Frame 1 (no input): blank canvas, image omitted
Frame 60 (the mouse pressed at the canvas centre just before this capture): blank canvas, image omitted
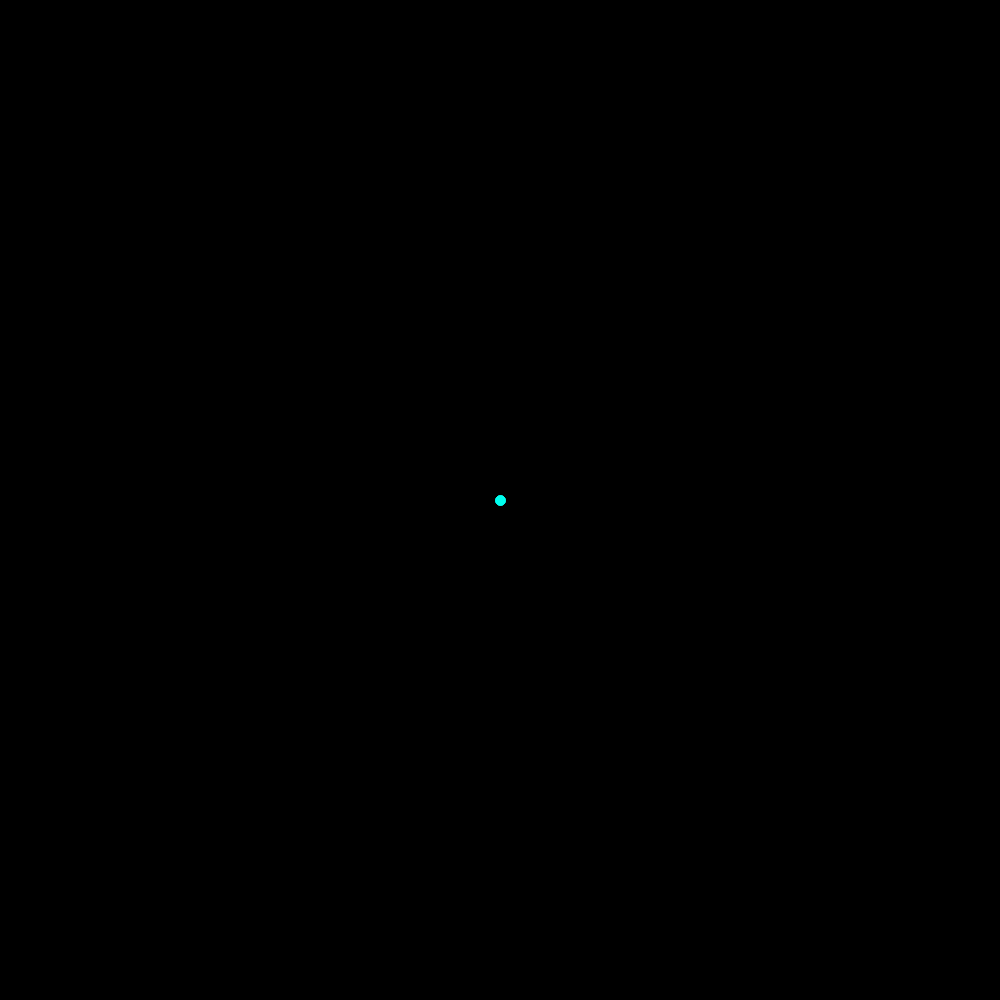
Frame 120 (the mouse held since frame 60 and released just before this capture)

The Processing sketch whose frames 1 and 60 were blank and that drew this single picture after the mouse press (run headless with seeded random() and noise(); from frame 60 on, the mouse is pressed at the canvas centre):

// Processing sketch: processing_160135
// ── processing_160135.pde

void setup(){
  size(1000, 1000);
  colorMode(HSB);
  background(0);
}

void draw(){
  noStroke();
  fill(0, 11);
  rect(0, 0, 1000, 1000);
  strokeWeight(10);
  stroke((250-pmouseX/4), mouseY/(500/255), sq(sq(pmouseX/(100/51)-sq(pmouseY/(100/51)))));
  line(pmouseX, pmouseY, mouseX, mouseY);
}
